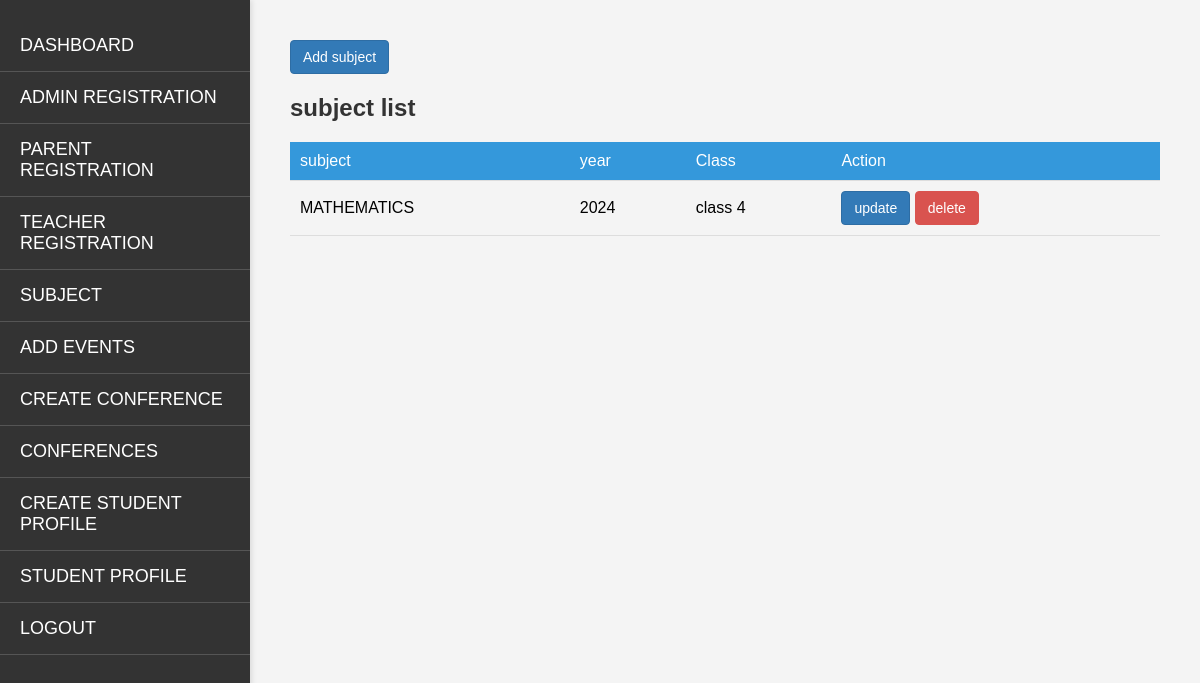
/subject/list/, run on the app's committed database.
### comms/models.py (models this page shows, shortened)
class Subject(models.Model):
    session = models.ForeignKey(Session, on_delete=models.CASCADE)
    name = models.CharField(max_length=50)
    student_class = models.ForeignKey('StudentClass', on_delete=models.CASCADE)

class Session(models.Model):
    year = models.CharField(max_length=10)
    def __str__(self):
        return self.year

class StudentClass(models.Model):
    class_name = models.CharField(max_length=50)
    def __str__(self):
        return self.class_name

### comms/views.py (the view)
# urls.py: path('subject/list/', subject_list, name='subject_list'),
def subject_list(request):
    subjects = Subject.objects.all()
    return render(request, 'admindashboard/subject_list.html', {'subjects': subjects})

### templates/admindashboard/subject_list.html
{% extends 'admindashboard/base.html' %}
{% block content %}
{% load static %}
<link rel="stylesheet" href="{% static 'table.css' %}">
 <div class="content">
  <a href="{% url 'create_subject' %}" class="btn btn-primary">Add subject</a>
     <table>
        <h2>subject list</h2>
        <thead>
        <tr>
            <td>subject</td>
            <td>year</td>
            <td>Class</td>
            <td>Action</td>
        </tr>
      </thead>
      <tbody>
        {% for sub in subjects %}
          <tr>
            <td>{{sub.name}}</td>
            <td>{{sub.session}}</td>
            <td>{{sub.student_class}}</td>
            <td>
                <a href="{% url 'update_subject' sub.id %}" class="btn btn-primary">update</a>
                <a href="{% url 'delete_subject' sub.id %}" class="btn btn-danger">delete</a>
            </td>
          </tr>
          {% endfor %}
        </tbody>
     </table>
 </div>
{% endblock%}

### comms/static/table.css (style rules this page uses)
.content { margin: 20px; }
table { width: 100%; border-collapse: collapse; margin-top: 20px; }
thead { background-color: #3498db; color: #fff; }
th, td { padding: 10px; text-align: left; border-bottom: 1px solid #ddd; }
.btn { display: inline-block; padding: 6px 12px; margin-bottom: 0; font-size: 14px; font-weight: normal; line-height: 1.42857143; text-align: center; white-space: nowrap; vertical-align: middle; cursor: pointer; border: 1px solid transparent; border-radius: 4px; }
.btn-primary { color: #fff; background-color: #337ab7; border-color: #2e6da4; }
.btn-danger { color: #fff; background-color: #d9534f; border-color: #d9534f; }
a { text-decoration: none; }

### templates/admindashboard/base.html (style rules this page uses)
body { font-family: 'Arial', sans-serif; margin: 0; padding: 0; background-color: #f4f4f4; display: flex; }
#content h2 { color: #333; }

### data on the page
Subject: name "MATHEMATICS", session "2024", student_class "class 4"
